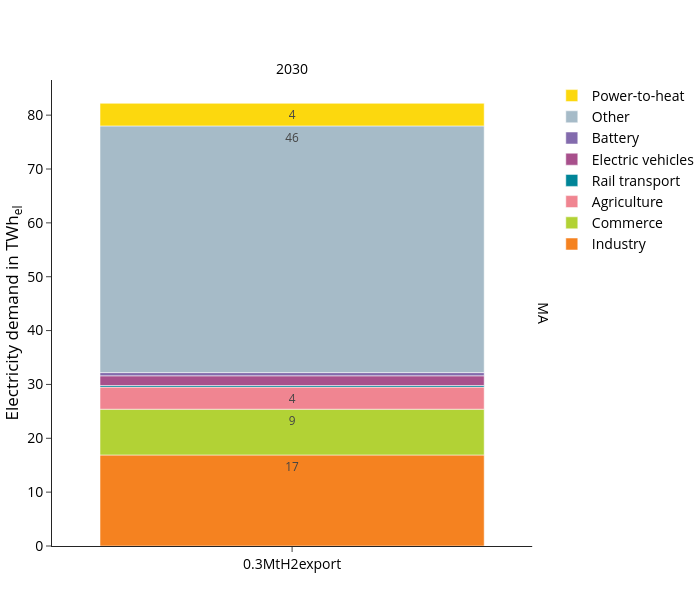

Notebook source saved alongside this figure:
### Code cell
fig_name = "electricity_demand_TWh"
fig = px.bar(
    demand_df, 
    **fig_kwargs,
    color_discrete_map=colors["electricity"],
    category_orders={
        "variable":list(colors["electricity"].keys()),
        "scen": scen_order
        },
    labels={"value":"Electricity demand in TWh<sub>el</sub>","year":"",
            "variable":"", 
            "scen":""},
)
fig.update_layout(legend_traceorder="reversed",)
update_layout(fig)

print("Totals per scenario and year:", demand_sum_df)
fig.show()
#save_plotly_fig(demand_df, fig, sdir, f"{idx_group_name}_{fig_name}")

### Figure 1 — Plotly figure (JSON) as saved in the notebook; plotly's stock layout.template omitted (floating-point values rounded to 4 significant figures)
{"data": [{"hovertemplate": "=%{x}<br>country=MA<br>Electricity demand in TWh<sub>el</sub>=%{text}<extra></extra>", "legendgroup": "Industry", "marker": {"color": "#f58220", "pattern": {"shape": ""}}, "name": "Industry", "orientation": "v", "showlegend": true, "text": [16.9], "textangle": 0, "textposition": "inside", "texttemplate": "%{y:.0f}", "type": "bar", "x": ["0.3MtH2export"], "xaxis": "x", "y": [16.9], "yaxis": "y"}, {"hovertemplate": "=%{x}<br>country=MA<br>Electricity demand in TWh<sub>el</sub>=%{text}<extra></extra>", "legendgroup": "Commerce", "marker": {"color": "#b2d235", "pattern": {"shape": ""}}, "name": "Commerce", "orientation": "v", "showlegend": true, "text": [8.5], "textangle": 0, "textposition": "inside", "texttemplate": "%{y:.0f}", "type": "bar", "x": ["0.3MtH2export"], "xaxis": "x", "y": [8.5], "yaxis": "y"}, {"hovertemplate": "=%{x}<br>country=MA<br>Electricity demand in TWh<sub>el</sub>=%{text}<extra></extra>", "legendgroup": "Agriculture", "marker": {"color": "#f08591", "pattern": {"shape": ""}}, "name": "Agriculture", "orientation": "v", "showlegend": true, "text": [4.1], "textangle": 0, "textposition": "inside", "texttemplate": "%{y:.0f}", "type": "bar", "x": ["0.3MtH2export"], "xaxis": "x", "y": [4.1], "yaxis": "y"}, {"hovertemplate": "=%{x}<br>country=MA<br>Electricity demand in TWh<sub>el</sub>=%{text}<extra></extra>", "legendgroup": "Rail transport", "marker": {"color": "#008598", "pattern": {"shape": ""}}, "name": "Rail transport", "orientation": "v", "showlegend": true, "text": [0.3], "textangle": 0, "textposition": "inside", "texttemplate": "%{y:.0f}", "type": "bar", "x": ["0.3MtH2export"], "xaxis": "x", "y": [0.3], "yaxis": "y"}, {"hovertemplate": "=%{x}<br>country=MA<br>Electricity demand in TWh<sub>el</sub>=%{text}<extra></extra>", "legendgroup": "Electric vehicles", "marker": {"color": "#a8508c", "pattern": {"shape": ""}}, "name": "Electric vehicles", "orientation": "v", "showlegend": true, "text": [1.8], "textangle": 0, "textposition": "inside", "texttemplate": "%{y:.0f}", "type": "bar", "x": ["0.3MtH2export"], "xaxis": "x", "y": [1.8], "yaxis": "y"}, {"hovertemplate": "=%{x}<br>country=MA<br>Electricity demand in TWh<sub>el</sub>=%{text}<extra></extra>", "legendgroup": "Battery", "marker": {"color": "#836bad", "pattern": {"shape": ""}}, "name": "Battery", "orientation": "v", "showlegend": true, "text": [0.6], "textangle": 0, "textposition": "inside", "texttemplate": "%{y:.0f}", "type": "bar", "x": ["0.3MtH2export"], "xaxis": "x", "y": [0.6], "yaxis": "y"}, {"hovertemplate": "=%{x}<br>country=MA<br>Electricity demand in TWh<sub>el</sub>=%{text}<extra></extra>", "legendgroup": "Other", "marker": {"color": "#a6bbc8", "pattern": {"shape": ""}}, "name": "Other", "orientation": "v", "showlegend": true, "text": [45.8], "textangle": 0, "textposition": "inside", "texttemplate": "%{y:.0f}", "type": "bar", "x": ["0.3MtH2export"], "xaxis": "x", "y": [45.8], "yaxis": "y"}, {"hovertemplate": "=%{x}<br>country=MA<br>Electricity demand in TWh<sub>el</sub>=%{text}<extra></extra>", "legendgroup": "Power-to-heat", "marker": {"color": "#FCD80E", "pattern": {"shape": ""}}, "name": "Power-to-heat", "orientation": "v", "showlegend": true, "text": [4.2], "textangle": 0, "textposition": "inside", "texttemplate": "%{y:.0f}", "type": "bar", "x": ["0.3MtH2export"], "xaxis": "x", "y": [4.2], "yaxis": "y"}], "layout": {"annotations": [{"font": {}, "showarrow": false, "text": "2030", "x": 0.49, "xanchor": "center", "xref": "paper", "y": 1, "yanchor": "bottom", "yref": "paper"}, {"font": {}, "showarrow": false, "text": "MA", "textangle": 90, "x": 0.98, "xanchor": "left", "xref": "paper", "y": 0.5, "yanchor": "middle", "yref": "paper"}], "barmode": "relative", "height": 600, "legend": {"title": {"text": ""}, "tracegroupgap": 0, "traceorder": "reversed"}, "width": 700, "xaxis": {"anchor": "y", "categoryarray": [], "categoryorder": "array", "domain": [0, 0.98], "title": {"text": ""}}, "yaxis": {"anchor": "x", "domain": [0, 1], "title": {"text": "Electricity demand in TWh<sub>el</sub>"}}}}
